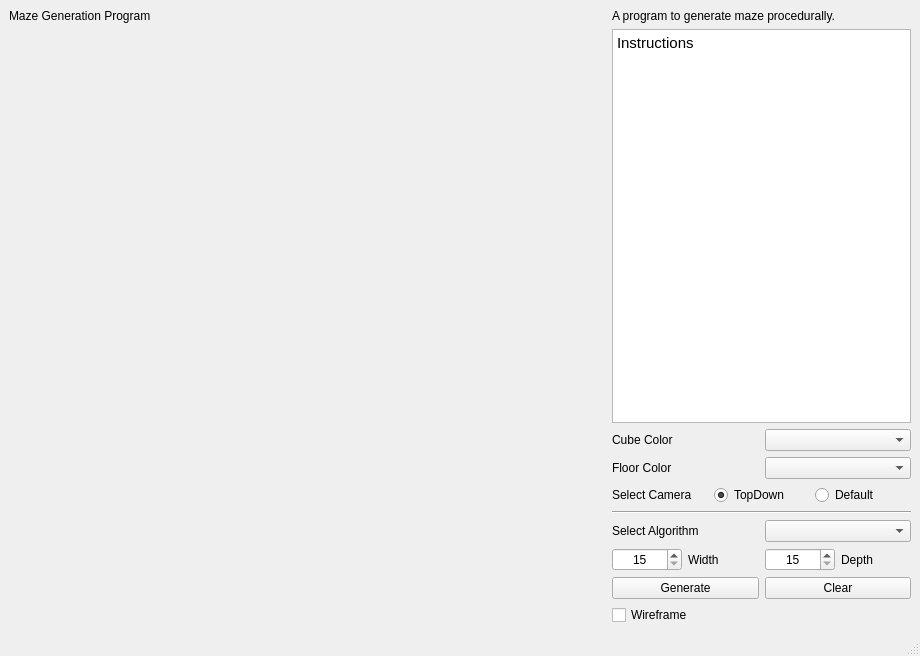
<?xml version="1.0" encoding="UTF-8"?>
<ui version="4.0">
 <class>MainWindow</class>
 <widget class="QMainWindow" name="MainWindow">
  <property name="geometry">
   <rect>
    <x>0</x>
    <y>0</y>
    <width>920</width>
    <height>656</height>
   </rect>
  </property>
  <property name="windowTitle">
   <string>Procedural Maze Generation</string>
  </property>
  <widget class="QWidget" name="centralwidget">
   <layout class="QGridLayout" name="mainWindowGridLayout">
    <item row="8" column="0">
     <spacer name="horizontalSpacer_2">
      <property name="orientation">
       <enum>Qt::Horizontal</enum>
      </property>
      <property name="sizeHint" stdset="0">
       <size>
        <width>40</width>
        <height>20</height>
       </size>
      </property>
     </spacer>
    </item>
    <item row="2" column="3">
     <layout class="QHBoxLayout" name="colorHL">
      <item>
       <widget class="QLabel" name="label_7">
        <property name="text">
         <string>Cube Color</string>
        </property>
       </widget>
      </item>
      <item>
       <widget class="QComboBox" name="cubeColorCombo"/>
      </item>
     </layout>
    </item>
    <item row="8" column="3">
     <layout class="QHBoxLayout" name="selectAlgo_HL">
      <item>
       <widget class="QLabel" name="algoLabel">
        <property name="text">
         <string>Select Algorithm</string>
        </property>
       </widget>
      </item>
      <item>
       <widget class="QComboBox" name="algoComboBox"/>
      </item>
     </layout>
    </item>
    <item row="17" column="3">
     <layout class="QHBoxLayout" name="bottomBtns_HL">
      <item>
       <widget class="QPushButton" name="generateMazeBtn">
        <property name="text">
         <string>Generate</string>
        </property>
       </widget>
      </item>
      <item>
       <widget class="QPushButton" name="resetMazeBtn">
        <property name="text">
         <string>Clear</string>
        </property>
       </widget>
      </item>
     </layout>
    </item>
    <item row="1" column="3">
     <widget class="QTextBrowser" name="textBrowser">
      <property name="html">
       <string>&lt;!DOCTYPE HTML PUBLIC &quot;-//W3C//DTD HTML 4.0//EN&quot; &quot;http://www.w3.org/TR/REC-html40/strict.dtd&quot;&gt;
&lt;html&gt;&lt;head&gt;&lt;meta name=&quot;qrichtext&quot; content=&quot;1&quot; /&gt;&lt;style type=&quot;text/css&quot;&gt;
p, li { white-space: pre-wrap; }
&lt;/style&gt;&lt;/head&gt;&lt;body style=&quot; font-family:'Cantarell'; font-size:11pt; font-weight:400; font-style:normal;&quot;&gt;
&lt;p style=&quot; margin-top:0px; margin-bottom:0px; margin-left:0px; margin-right:0px; -qt-block-indent:0; text-indent:0px;&quot;&gt;Instructions&lt;/p&gt;&lt;/body&gt;&lt;/html&gt;</string>
      </property>
     </widget>
    </item>
    <item row="13" column="3">
     <layout class="QHBoxLayout" name="mazeSpecs_HL">
      <item>
       <widget class="QSpinBox" name="widthMaze">
        <property name="alignment">
         <set>Qt::AlignCenter</set>
        </property>
        <property name="minimum">
         <number>15</number>
        </property>
        <property name="maximum">
         <number>70</number>
        </property>
       </widget>
      </item>
      <item>
       <widget class="QLabel" name="label_3">
        <property name="text">
         <string>Width</string>
        </property>
       </widget>
      </item>
      <item>
       <widget class="QSpinBox" name="depthMaze">
        <property name="alignment">
         <set>Qt::AlignCenter</set>
        </property>
        <property name="minimum">
         <number>15</number>
        </property>
        <property name="maximum">
         <number>70</number>
        </property>
       </widget>
      </item>
      <item>
       <widget class="QLabel" name="label_2">
        <property name="text">
         <string>Depth</string>
        </property>
       </widget>
      </item>
     </layout>
    </item>
    <item row="18" column="3">
     <widget class="QCheckBox" name="wireframe_checkBox">
      <property name="text">
       <string>Wireframe</string>
      </property>
     </widget>
    </item>
    <item row="8" column="1">
     <spacer name="horizontalSpacer">
      <property name="orientation">
       <enum>Qt::Horizontal</enum>
      </property>
      <property name="sizeHint" stdset="0">
       <size>
        <width>40</width>
        <height>20</height>
       </size>
      </property>
     </spacer>
    </item>
    <item row="3" column="3">
     <layout class="QHBoxLayout" name="FloorHL">
      <item>
       <widget class="QLabel" name="label_6">
        <property name="text">
         <string>Floor Color     </string>
        </property>
       </widget>
      </item>
      <item>
       <widget class="QComboBox" name="floorColorCombo"/>
      </item>
     </layout>
    </item>
    <item row="4" column="3">
     <layout class="QHBoxLayout" name="cameraSwitch_HL">
      <item>
       <widget class="QLabel" name="label_5">
        <property name="text">
         <string>Select Camera</string>
        </property>
       </widget>
      </item>
      <item>
       <widget class="QRadioButton" name="topRadio">
        <property name="text">
         <string>TopDown</string>
        </property>
        <property name="checked">
         <bool>true</bool>
        </property>
       </widget>
      </item>
      <item>
       <widget class="QRadioButton" name="defaultRadio">
        <property name="text">
         <string>Default</string>
        </property>
        <property name="checked">
         <bool>false</bool>
        </property>
       </widget>
      </item>
     </layout>
    </item>
    <item row="5" column="3">
     <widget class="Line" name="line">
      <property name="orientation">
       <enum>Qt::Horizontal</enum>
      </property>
     </widget>
    </item>
    <item row="0" column="3">
     <widget class="QLabel" name="label_4">
      <property name="text">
       <string>A program to generate maze procedurally.</string>
      </property>
     </widget>
    </item>
    <item row="0" column="0">
     <widget class="QLabel" name="label">
      <property name="text">
       <string>Maze Generation Program</string>
      </property>
     </widget>
    </item>
    <item row="1" column="2">
     <layout class="QHBoxLayout" name="horizontalLayout"/>
    </item>
   </layout>
  </widget>
  <widget class="QStatusBar" name="statusbar"/>
 </widget>
 <resources/>
 <connections/>
</ui>
